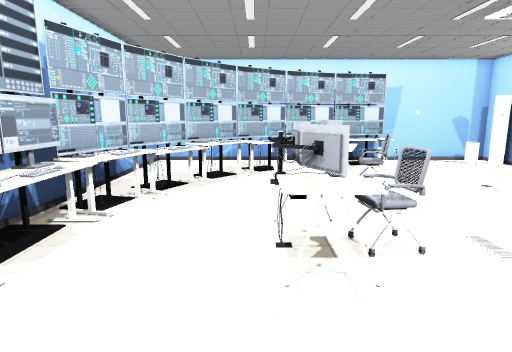
view 1 (above)

19 first-person views from a walk through a 3-D level made in the Unity game engine. The camera is 1.3 m above the floor, tilts 10° down and sees 75° across. Doors are open. The floor is counted in squares, 0.5 m on a side. Each view is taken from the middle of a square. On the plan, view 1 faces up. The plan holds only what a view shows up to about 20 squares ahead; the rest is blank. Some surface patterns are stand-ins.

view 2
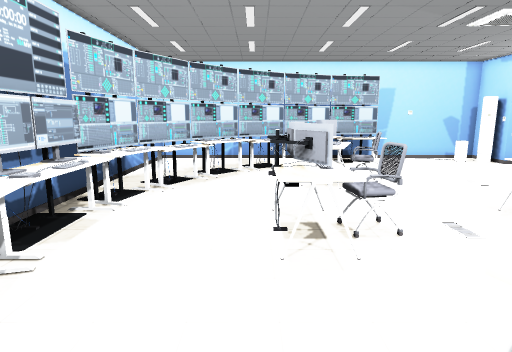

view 3
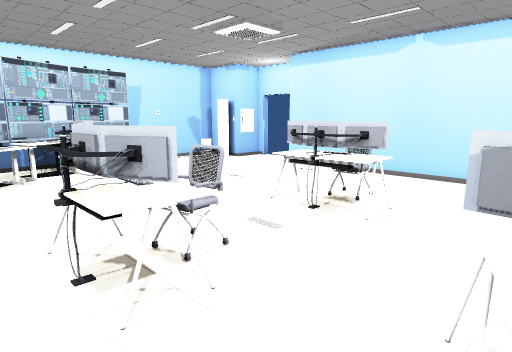

view 4
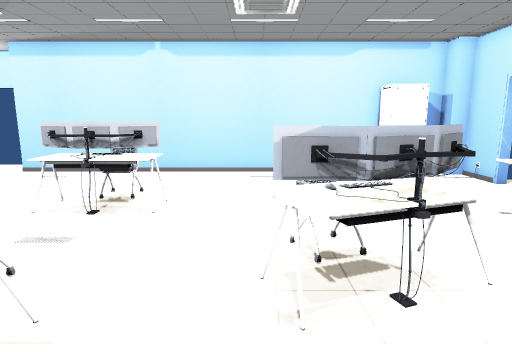

view 5
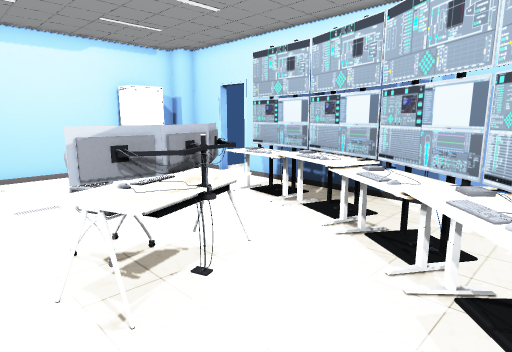

view 6
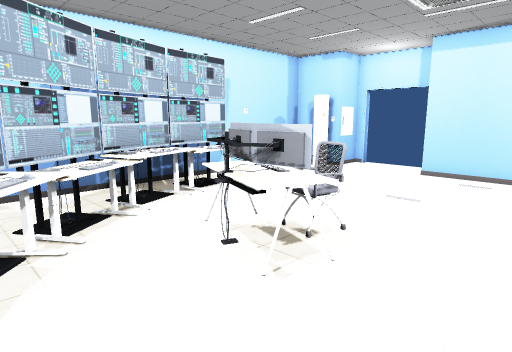

view 7
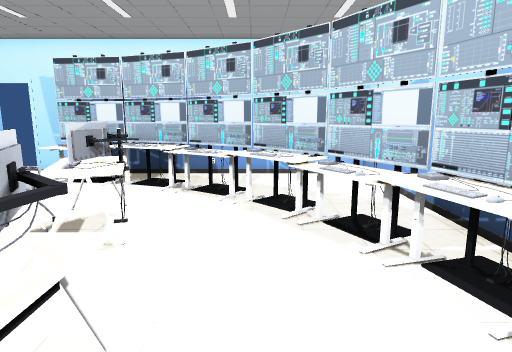

view 8
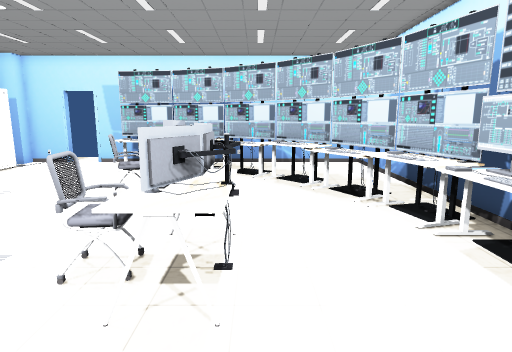

view 9
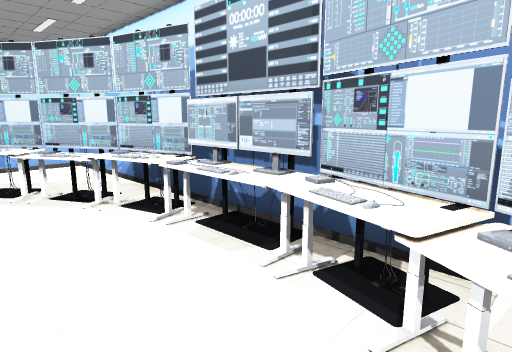

view 10
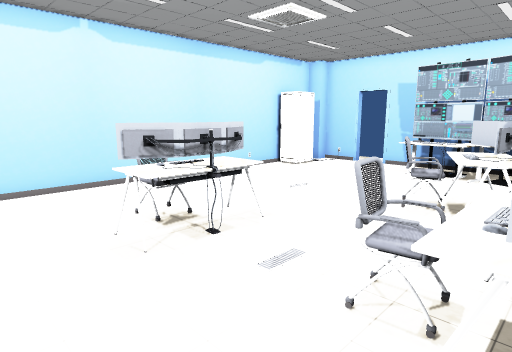

view 11
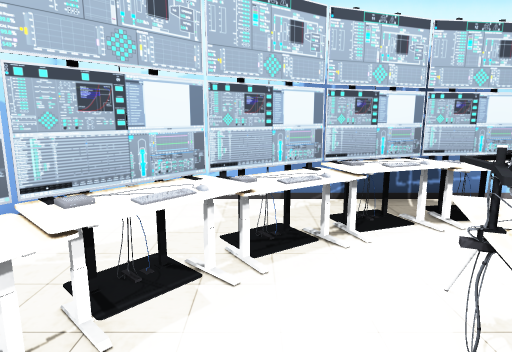

view 12
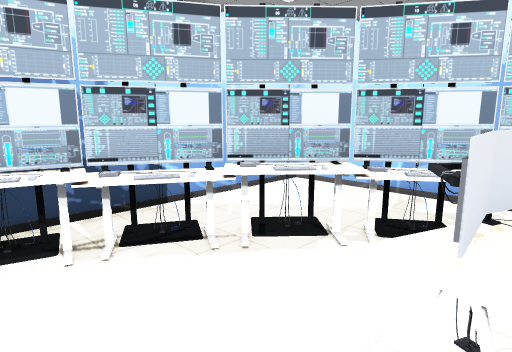

view 13
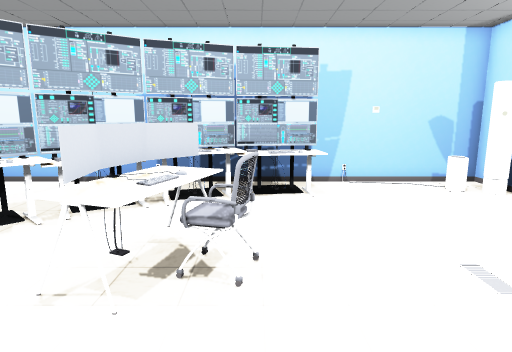

view 14
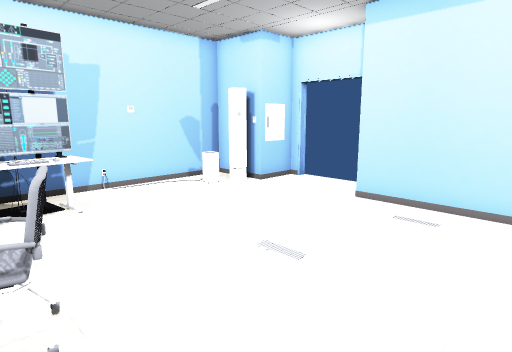

view 15
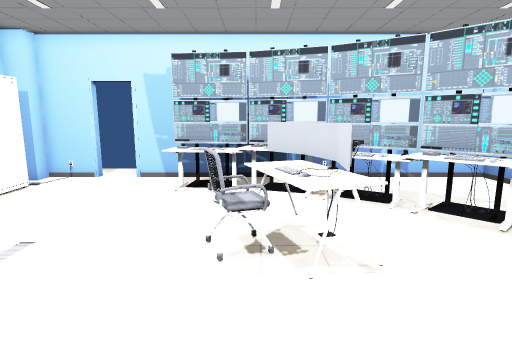

view 16
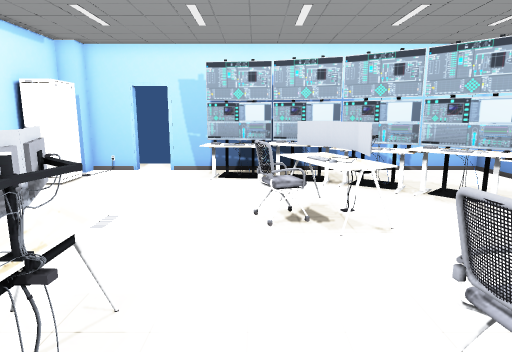

view 17
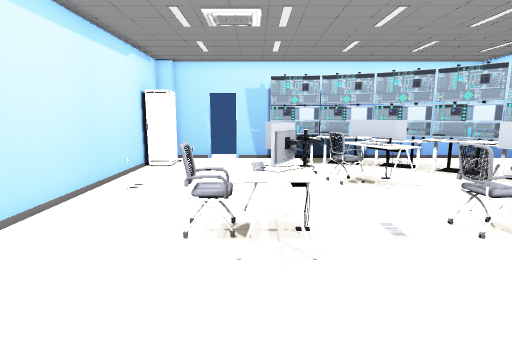

view 18
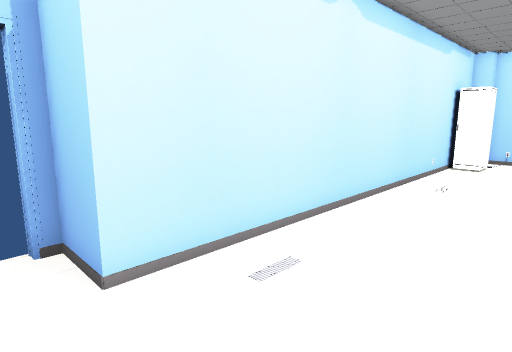

view 19
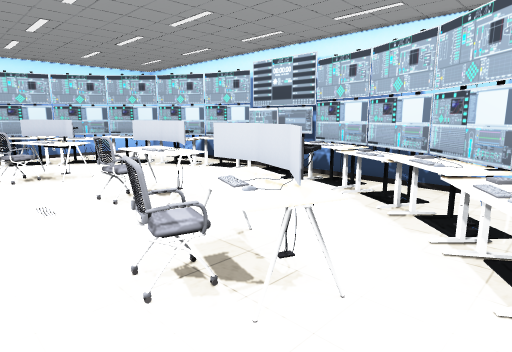

### Floor plan
Key: @ floor where view 1 was taken; # wall or solid block; . floor; D open door; = window, fence, low wall or low ledge; O other object.
Columns run from 6 left of view 1 to 16 right of it. Each row starts with its distance up from view 1.
 21 ###################
 20 #............  .  ##
 19 #........OOOOO....=##
 18 #......OOOOOOO....=####
 17 #.....OOOOOO..........D
 16 #...#OOOO.............D
 15 #...OOO..O............D
 14 #..OOO..OOO...........D
 13 #.#OO...OOOO........###
 12 #.OOO...OOOO........#
 11 #OOO....#O..........#
 10 #OOO................#
  9 #OO.................#
  8 #OO...OOO....OO.....#
  7 #OO...OOO#...OO# ...#
  6 #OO...OOOO...OOO ...#
  5 #OO...OOO....OO.....#
  4 #OO.................#
  3 #OOO................#
  2 #OOO....#O..........#
  1 #.OOO...OOOO........#
  0 #.#OO.@.OOOO........#
 -1 #..OOO..OOO.........#
 -2 #...OOO..O..........#
 -3 #...#OOOO...........#
 -4 #.....OOOOOO.......O#
 -5 #......OOOOOOO.....O#
 -6 #........#OOOO......#
 -7 ##       #      .  ##
 -8   ##############DD##
 -9                 ..

Where each view was taken, in squares from view 1:
view 1: 0 up, 0 right, facing up
view 2: 1 down, 0 right, facing up
view 3: 1 up, 1 left, facing up-right
view 4: 2 up, 2 left, facing right
view 5: 3 up, 2 left, facing down-right
view 6: 8 up, 2 left, facing up-right
view 7: 8 up, 1 left, facing down
view 8: 12 up, 0 right, facing down
view 9: 12 up, 0 right, facing down-left
view 10: 11 up, 1 right, facing down-right
view 11: 10 up, 0 right, facing up
view 12: 9 up, 3 right, facing up-left
view 13: 7 up, 5 right, facing up
view 14: 8 up, 4 right, facing up-right
view 15: 7 up, 4 right, facing down
view 16: 9 up, 5 right, facing down
view 17: 14 up, 8 right, facing down
view 18: 15 up, 9 right, facing down-right
view 19: 17 up, 7 right, facing down-left
